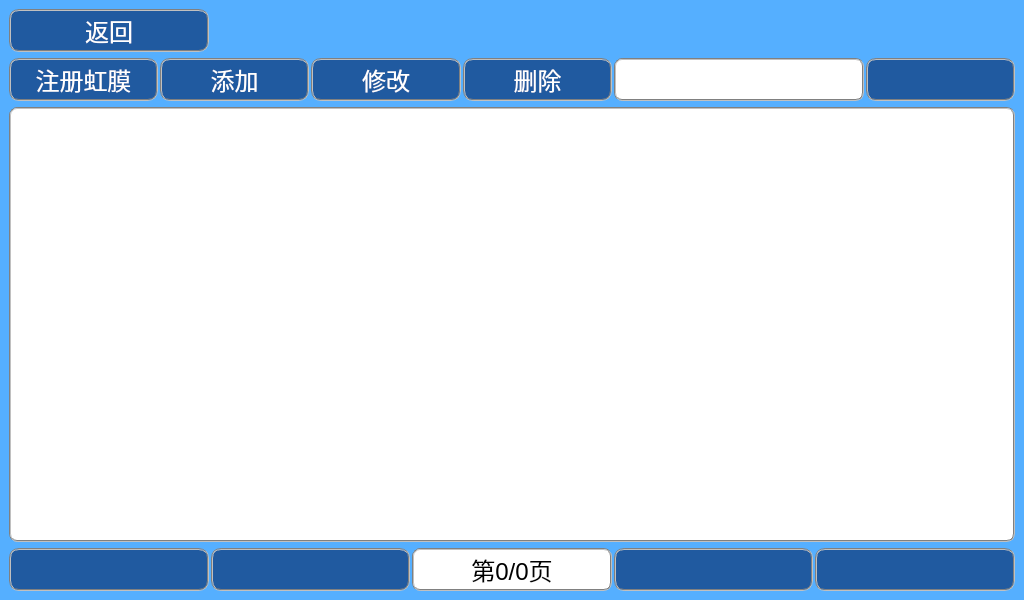
<?xml version="1.0" encoding="UTF-8"?>
<ui version="4.0">
 <class>PersonManage</class>
 <widget class="QDialog" name="PersonManage">
  <property name="geometry">
   <rect>
    <x>0</x>
    <y>0</y>
    <width>1024</width>
    <height>600</height>
   </rect>
  </property>
  <property name="sizePolicy">
   <sizepolicy hsizetype="Preferred" vsizetype="Expanding">
    <horstretch>0</horstretch>
    <verstretch>0</verstretch>
   </sizepolicy>
  </property>
  <property name="font">
   <font>
    <pointsize>9</pointsize>
   </font>
  </property>
  <property name="windowTitle">
   <string>MainWindow</string>
  </property>
  <property name="styleSheet">
   <string notr="true"/>
  </property>
  <layout class="QGridLayout" name="gridLayout_3">
   <property name="margin">
    <number>0</number>
   </property>
   <item row="0" column="0">
    <widget class="QWidget" name="centuralWgt" native="true">
     <property name="styleSheet">
      <string notr="true">*{
     color:rgb(0, 0, 0);
     background-color: rgb(85, 175, 255);
}

QTableWidget::item
{
}

QTableWidget::item:selected
{
      selection-background-color: green;
}</string>
     </property>
     <layout class="QGridLayout" name="gridLayout_4">
      <item row="0" column="0">
       <layout class="QGridLayout" name="gridLayout" columnstretch="0,0" rowminimumheight="0" columnminimumwidth="200,0">
        <item row="0" column="0">
         <widget class="QPushButton" name="btnBack">
          <property name="sizePolicy">
           <sizepolicy hsizetype="Minimum" vsizetype="Fixed">
            <horstretch>0</horstretch>
            <verstretch>0</verstretch>
           </sizepolicy>
          </property>
          <property name="font">
           <font>
            <pointsize>18</pointsize>
            <weight>50</weight>
            <italic>false</italic>
            <bold>false</bold>
           </font>
          </property>
          <property name="styleSheet">
           <string notr="true">color: white;
background-color: rgb(32, 90, 160);
border: 2px groove gray;
border-radius: 10px;
padding: 2px 4px;
font: 18pt;</string>
          </property>
          <property name="text">
           <string>返回</string>
          </property>
          <property name="icon">
           <iconset resource="ikembx00.qrc">
            <normaloff>:/image/jtbq_022.ico</normaloff>:/image/jtbq_022.ico</iconset>
          </property>
          <property name="iconSize">
           <size>
            <width>40</width>
            <height>40</height>
           </size>
          </property>
         </widget>
        </item>
        <item row="0" column="1">
         <spacer name="horizontalSpacer">
          <property name="orientation">
           <enum>Qt::Horizontal</enum>
          </property>
          <property name="sizeHint" stdset="0">
           <size>
            <width>40</width>
            <height>20</height>
           </size>
          </property>
         </spacer>
        </item>
       </layout>
      </item>
      <item row="1" column="0">
       <layout class="QHBoxLayout" name="horizontalLayout">
        <property name="spacing">
         <number>2</number>
        </property>
        <item>
         <widget class="QPushButton" name="btnEnrollIris">
          <property name="sizePolicy">
           <sizepolicy hsizetype="Expanding" vsizetype="Preferred">
            <horstretch>0</horstretch>
            <verstretch>0</verstretch>
           </sizepolicy>
          </property>
          <property name="font">
           <font>
            <pointsize>18</pointsize>
            <weight>50</weight>
            <italic>false</italic>
            <bold>false</bold>
           </font>
          </property>
          <property name="styleSheet">
           <string notr="true">color: white;
background-color: rgb(32, 90, 160);
border: 2px groove gray;
border-radius: 10px;
padding: 2px 4px;
font: 18pt;</string>
          </property>
          <property name="text">
           <string>注册虹膜</string>
          </property>
         </widget>
        </item>
        <item>
         <widget class="QPushButton" name="btnAdd">
          <property name="sizePolicy">
           <sizepolicy hsizetype="Expanding" vsizetype="Preferred">
            <horstretch>0</horstretch>
            <verstretch>0</verstretch>
           </sizepolicy>
          </property>
          <property name="font">
           <font>
            <pointsize>18</pointsize>
            <weight>50</weight>
            <italic>false</italic>
            <bold>false</bold>
           </font>
          </property>
          <property name="styleSheet">
           <string notr="true">color: white;
background-color: rgb(32, 90, 160);
border: 2px groove gray;
border-radius: 10px;
padding: 2px 4px;
font: 18pt;</string>
          </property>
          <property name="text">
           <string>添加</string>
          </property>
         </widget>
        </item>
        <item>
         <widget class="QPushButton" name="btnEdit">
          <property name="sizePolicy">
           <sizepolicy hsizetype="Expanding" vsizetype="Preferred">
            <horstretch>0</horstretch>
            <verstretch>0</verstretch>
           </sizepolicy>
          </property>
          <property name="font">
           <font>
            <pointsize>18</pointsize>
            <weight>50</weight>
            <italic>false</italic>
            <bold>false</bold>
           </font>
          </property>
          <property name="styleSheet">
           <string notr="true">color: white;
background-color: rgb(32, 90, 160);
border: 2px groove gray;
border-radius: 10px;
padding: 2px 4px;
font: 18pt;</string>
          </property>
          <property name="inputMethodHints">
           <set>Qt::ImhNone</set>
          </property>
          <property name="text">
           <string>修改</string>
          </property>
         </widget>
        </item>
        <item>
         <widget class="QPushButton" name="btnDelete">
          <property name="sizePolicy">
           <sizepolicy hsizetype="Expanding" vsizetype="Preferred">
            <horstretch>0</horstretch>
            <verstretch>0</verstretch>
           </sizepolicy>
          </property>
          <property name="font">
           <font>
            <pointsize>18</pointsize>
            <weight>50</weight>
            <italic>false</italic>
            <bold>false</bold>
           </font>
          </property>
          <property name="styleSheet">
           <string notr="true">color: white;
background-color: rgb(32, 90, 160);
border: 2px groove gray;
border-radius: 10px;
padding: 2px 4px;
font: 18pt;</string>
          </property>
          <property name="text">
           <string>删除</string>
          </property>
          <property name="iconSize">
           <size>
            <width>30</width>
            <height>30</height>
           </size>
          </property>
         </widget>
        </item>
        <item>
         <widget class="QLineEdit" name="txtKeyWords">
          <property name="sizePolicy">
           <sizepolicy hsizetype="Expanding" vsizetype="Preferred">
            <horstretch>0</horstretch>
            <verstretch>0</verstretch>
           </sizepolicy>
          </property>
          <property name="font">
           <font>
            <pointsize>20</pointsize>
           </font>
          </property>
          <property name="styleSheet">
           <string notr="true">border-radius: 8px; 
background-color: rgb(255, 255, 255);
border:2px groove gray;
padding: 2px 2px; </string>
          </property>
         </widget>
        </item>
        <item>
         <widget class="QPushButton" name="btnFind">
          <property name="sizePolicy">
           <sizepolicy hsizetype="Expanding" vsizetype="Preferred">
            <horstretch>0</horstretch>
            <verstretch>0</verstretch>
           </sizepolicy>
          </property>
          <property name="styleSheet">
           <string notr="true">color: white;
background-color: rgb(32, 90, 160);
border: 2px groove gray;
border-radius: 10px;
padding: 2px 4px;</string>
          </property>
          <property name="text">
           <string/>
          </property>
          <property name="icon">
           <iconset resource="ikembx00.qrc">
            <normaloff>:/image/search.ico</normaloff>:/image/search.ico</iconset>
          </property>
          <property name="iconSize">
           <size>
            <width>40</width>
            <height>40</height>
           </size>
          </property>
          <property name="shortcut">
           <string>Backspace</string>
          </property>
          <property name="checkable">
           <bool>true</bool>
          </property>
          <property name="default">
           <bool>true</bool>
          </property>
         </widget>
        </item>
       </layout>
      </item>
      <item row="2" column="0">
       <widget class="QTableWidget" name="twgtPerson">
        <property name="font">
         <font>
          <pointsize>16</pointsize>
         </font>
        </property>
        <property name="mouseTracking">
         <bool>false</bool>
        </property>
        <property name="focusPolicy">
         <enum>Qt::NoFocus</enum>
        </property>
        <property name="styleSheet">
         <string notr="true">*{
      border-radius: 8px; 
      font: 16pt &quot;Sans Serif&quot;;
      background-color: rgb(255, 255, 255);
      border:2px groove gray; 
      padding: 2px 2px; 
}

</string>
        </property>
        <property name="editTriggers">
         <set>QAbstractItemView::NoEditTriggers</set>
        </property>
        <property name="rowCount">
         <number>0</number>
        </property>
        <property name="columnCount">
         <number>0</number>
        </property>
        <attribute name="horizontalHeaderCascadingSectionResizes">
         <bool>false</bool>
        </attribute>
        <attribute name="horizontalHeaderDefaultSectionSize">
         <number>500</number>
        </attribute>
        <attribute name="horizontalHeaderMinimumSectionSize">
         <number>0</number>
        </attribute>
        <attribute name="horizontalHeaderShowSortIndicator" stdset="0">
         <bool>true</bool>
        </attribute>
        <attribute name="horizontalHeaderStretchLastSection">
         <bool>true</bool>
        </attribute>
        <attribute name="verticalHeaderDefaultSectionSize">
         <number>40</number>
        </attribute>
        <attribute name="verticalHeaderMinimumSectionSize">
         <number>30</number>
        </attribute>
       </widget>
      </item>
      <item row="3" column="0">
       <layout class="QGridLayout" name="gridLayout_2" rowstretch="0">
        <property name="horizontalSpacing">
         <number>2</number>
        </property>
        <property name="verticalSpacing">
         <number>1</number>
        </property>
        <item row="0" column="2">
         <widget class="QLabel" name="labPageInfo">
          <property name="sizePolicy">
           <sizepolicy hsizetype="Expanding" vsizetype="Preferred">
            <horstretch>0</horstretch>
            <verstretch>0</verstretch>
           </sizepolicy>
          </property>
          <property name="font">
           <font>
            <pointsize>18</pointsize>
            <weight>50</weight>
            <italic>false</italic>
            <bold>false</bold>
           </font>
          </property>
          <property name="styleSheet">
           <string notr="true">border-radius: 8px; 
background-color: rgb(255, 255, 255);
border:2px groove gray;
padding: 2px 2px; 
font:18pt</string>
          </property>
          <property name="frameShape">
           <enum>QFrame::Panel</enum>
          </property>
          <property name="text">
           <string>第0/0页</string>
          </property>
          <property name="alignment">
           <set>Qt::AlignCenter</set>
          </property>
         </widget>
        </item>
        <item row="0" column="1">
         <widget class="QPushButton" name="btnPreviousPage">
          <property name="sizePolicy">
           <sizepolicy hsizetype="Expanding" vsizetype="Preferred">
            <horstretch>0</horstretch>
            <verstretch>0</verstretch>
           </sizepolicy>
          </property>
          <property name="font">
           <font>
            <pointsize>20</pointsize>
           </font>
          </property>
          <property name="styleSheet">
           <string notr="true">color: white;
background-color: rgb(32, 90, 160);
border: 2px groove gray;
border-radius: 10px;
padding: 2px 4px;</string>
          </property>
          <property name="text">
           <string/>
          </property>
          <property name="icon">
           <iconset resource="ikembx00.qrc">
            <normaloff>:/image/ui_goto_previous.ico</normaloff>:/image/ui_goto_previous.ico</iconset>
          </property>
          <property name="iconSize">
           <size>
            <width>40</width>
            <height>40</height>
           </size>
          </property>
         </widget>
        </item>
        <item row="0" column="0">
         <widget class="QPushButton" name="btnHeadPage">
          <property name="enabled">
           <bool>true</bool>
          </property>
          <property name="sizePolicy">
           <sizepolicy hsizetype="Expanding" vsizetype="Preferred">
            <horstretch>0</horstretch>
            <verstretch>0</verstretch>
           </sizepolicy>
          </property>
          <property name="font">
           <font>
            <pointsize>20</pointsize>
           </font>
          </property>
          <property name="styleSheet">
           <string notr="true">color: white;
background-color: rgb(32, 90, 160);
border: 2px groove gray;
border-radius: 10px;
padding: 2px 4px;</string>
          </property>
          <property name="text">
           <string/>
          </property>
          <property name="icon">
           <iconset resource="ikembx00.qrc">
            <normaloff>:/image/ui_goto_home.ico</normaloff>:/image/ui_goto_home.ico</iconset>
          </property>
          <property name="iconSize">
           <size>
            <width>40</width>
            <height>40</height>
           </size>
          </property>
         </widget>
        </item>
        <item row="0" column="4">
         <widget class="QPushButton" name="btnTailPage">
          <property name="sizePolicy">
           <sizepolicy hsizetype="Expanding" vsizetype="Preferred">
            <horstretch>0</horstretch>
            <verstretch>0</verstretch>
           </sizepolicy>
          </property>
          <property name="font">
           <font>
            <pointsize>20</pointsize>
           </font>
          </property>
          <property name="contextMenuPolicy">
           <enum>Qt::NoContextMenu</enum>
          </property>
          <property name="styleSheet">
           <string notr="true">color: white;
background-color: rgb(32, 90, 160);
border: 2px groove gray;
border-radius: 10px;
padding: 2px 4px;</string>
          </property>
          <property name="text">
           <string/>
          </property>
          <property name="icon">
           <iconset resource="ikembx00.qrc">
            <normaloff>:/image/ui_goto_tail.ico</normaloff>:/image/ui_goto_tail.ico</iconset>
          </property>
          <property name="iconSize">
           <size>
            <width>40</width>
            <height>40</height>
           </size>
          </property>
         </widget>
        </item>
        <item row="0" column="3">
         <widget class="QPushButton" name="btnNextPage">
          <property name="sizePolicy">
           <sizepolicy hsizetype="Expanding" vsizetype="Preferred">
            <horstretch>0</horstretch>
            <verstretch>0</verstretch>
           </sizepolicy>
          </property>
          <property name="font">
           <font>
            <pointsize>20</pointsize>
           </font>
          </property>
          <property name="styleSheet">
           <string notr="true">color: white;
background-color: rgb(32, 90, 160);
border: 2px groove gray;
border-radius: 10px;
padding: 2px 4px;</string>
          </property>
          <property name="text">
           <string/>
          </property>
          <property name="icon">
           <iconset resource="ikembx00.qrc">
            <normaloff>:/image/ui_goto_next.ico</normaloff>:/image/ui_goto_next.ico</iconset>
          </property>
          <property name="iconSize">
           <size>
            <width>40</width>
            <height>40</height>
           </size>
          </property>
          <property name="default">
           <bool>false</bool>
          </property>
         </widget>
        </item>
       </layout>
      </item>
     </layout>
    </widget>
   </item>
  </layout>
 </widget>
 <tabstops>
  <tabstop>txtKeyWords</tabstop>
  <tabstop>btnFind</tabstop>
  <tabstop>btnEnrollIris</tabstop>
  <tabstop>btnAdd</tabstop>
  <tabstop>btnEdit</tabstop>
  <tabstop>btnDelete</tabstop>
  <tabstop>btnHeadPage</tabstop>
  <tabstop>btnPreviousPage</tabstop>
  <tabstop>btnNextPage</tabstop>
  <tabstop>btnTailPage</tabstop>
  <tabstop>btnBack</tabstop>
 </tabstops>
 <resources>
  <include location="ikembx00.qrc"/>
 </resources>
 <connections/>
</ui>
